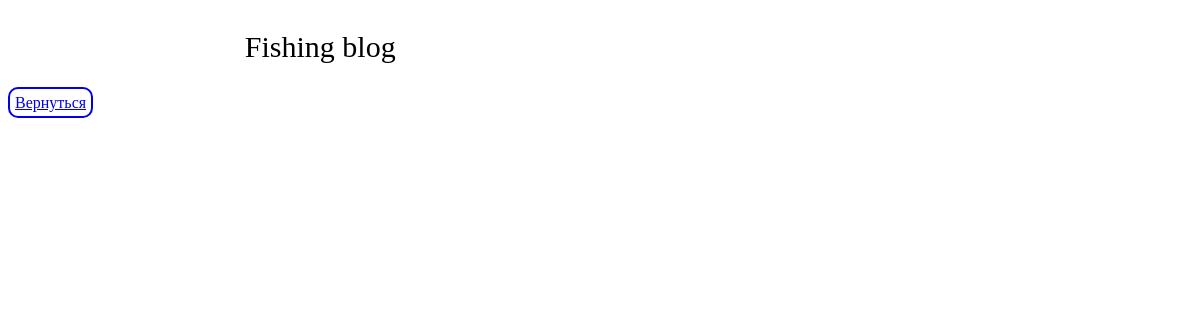
Page /post/draft on the earlier database version.
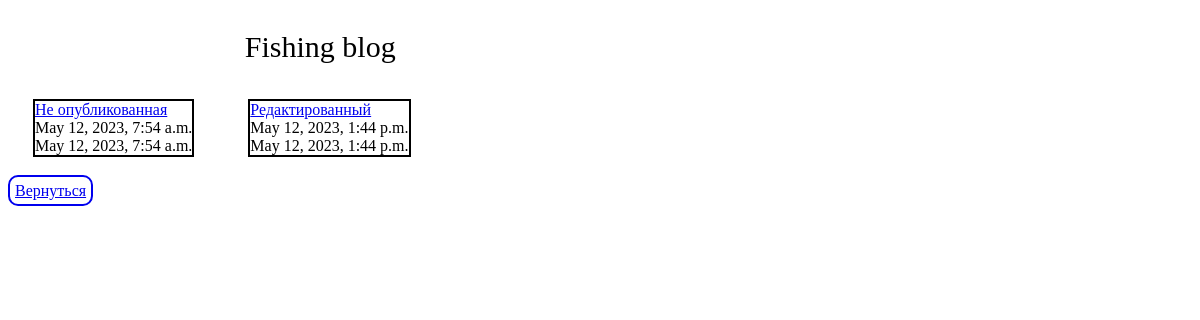
Same page on the later database version.
### blog/models.py (models this page shows, shortened)
class Post(models.Model):
    title = models.CharField(max_length=64, verbose_name='Title')
    text = models.TextField(verbose_name='Text')
    created_date = models.DateTimeField(auto_now_add=True)
    published_date = models.DateTimeField(auto_now_add=True)
    published = models.BooleanField(default=False)
    category = models.ForeignKey('Category',
                                 verbose_name='Category',
                                 on_delete=models.CASCADE)
    author = models.ForeignKey("auth.User", on_delete=models.CASCADE)

### blog/views.py (the view)
# urls.py: path('post/draft', post_draft, name='post_draft'),
def post_draft(request):
    posts = Post.objects.all()
    return render(request,'blog/post_draft.html', {'items': posts})

### blog/templates/blog/post_draft.html (shortened to what this page needs)
<!DOCTYPE html>
<html lang="en">
<head>
</head>
<body>
<div style="margin-left: 20%">
    <p style="font-size: 30px">Fishing blog</p>
</div>
{% for post in items%}
    {% if post.published != True %}
<div style="margin: 25px; margin-top:5px; display: inline-block">
    <div style="border: 2px solid">
        <a href="{% url 'post_detail' post_pk=post.id %}">{{post.title}}</a>
        <div>{{ post.created_date }}</div>
        <div>{{ post.published_date }}</div>
    </div>
</div>
    {% endif %}
{% endfor %}
<div style="margin-bottom: 15px">
    <a style="border: 2px solid; border-radius: 10px; padding: 5px"
       href="{% url 'post_list' %}">
        Вернуться
    </a>
</div>
</body>
</html>

Differences in the rows shown:
added Post: title "Не опубликованная", created_date "May 12, 2023, 7:54 a.m.", published_date "May 12, 2023, 7:54 a.m."
added Post: title "Редактированный", created_date "May 12, 2023, 1:44 p.m.", published_date "May 12, 2023, 1:44 p.m."
